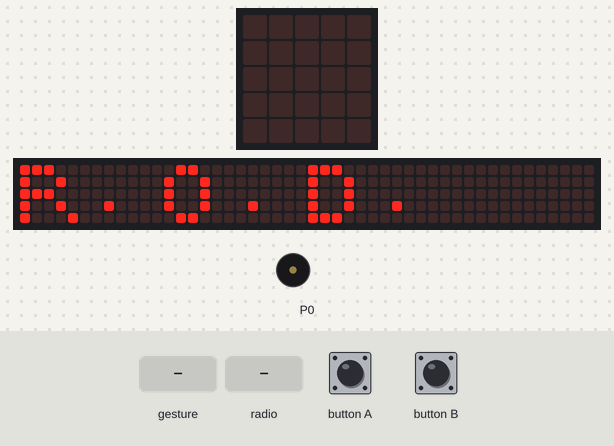
A program run on a simulated BBC micro:bit (MakeCode). Parts: the board's 5×5 LED display, a strip that is not on the board, showing the scrolling text unrolled, buzzer (waves = sounding). The inputs (shaded band) are chosen by the test bench. A tilt is held for 1.5 s and a shake lasts 1 s, then the board lies face up again; the 48×5 strip is a reading aid, not a part: it shows the text the display is scrolling, unrolled, one strip-width of it at a time.

Above: at 5.6 s.
At 19.2 s:
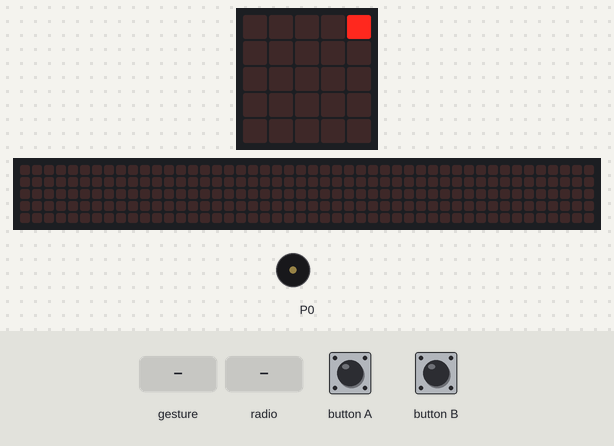
19.3 s: gesture 'free fall'
At 21.2 s:
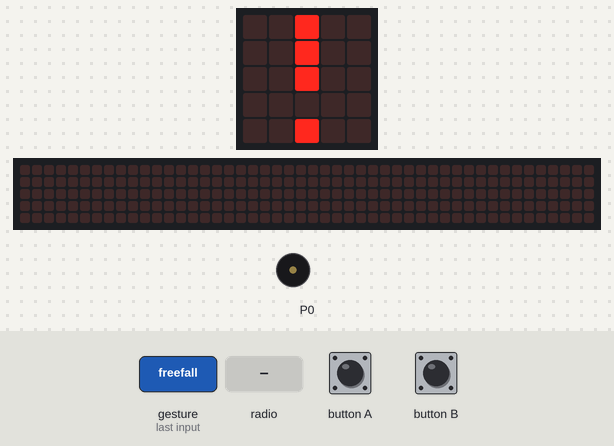
21.5 s: radio message "1" arrives
At 21.8 s:
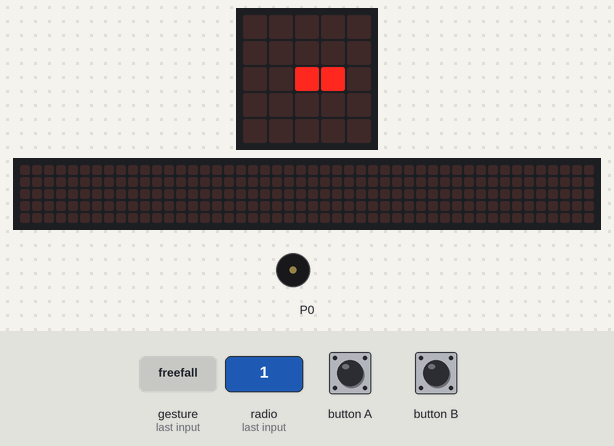
23.1 s: radio message ".-" arrives
At 23.3 s:
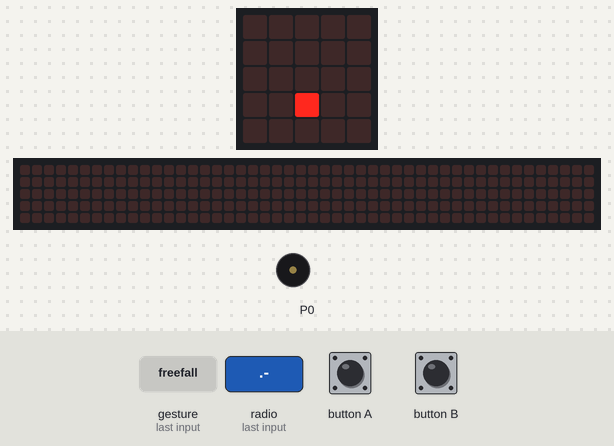
Timing chart, 0 to 26.1 s (numbered marks = the images above; inputs shaded):
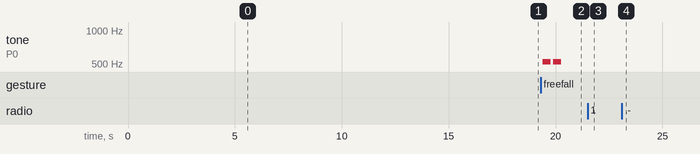

Measured:
- after the input at 19.3 s, tone on P0: alternates 523 Hz for 0.37 s and silent for 0.13 s, 4 changes in all, then stays silent, starting after 0.10 s; the display: first differs from a run without the input after 1.1 s (image 2)
- after the input at 21.5 s, the display: changes after 0.10 s (image 3)
- after the input at 23.1 s, the display: changes at once (image 4)
- what the display in image 0 shows lasts 0.7 s, from 5.6 s to 6.3 s
- what the display in image 3 shows lasts 0.4 s, from 21.6 s to 22.0 s

The program:

main.ts
```typescript
radio.onReceivedNumber(function (receivedNumber) {
    basic.showLeds(`
        . . . . .
        . . . . .
        . . # # .
        . . . . .
        . . . . .
        `)
    basic.clearScreen()
})
input.onGesture(Gesture.FreeFall, function () {
    music.play(music.stringPlayable("C5 C5 C5 - C5 C5 C5 - ", 500), music.PlaybackMode.UntilDone)
    basic.showLeds(`
        . . # . .
        . . # . .
        . . # . .
        . . . . .
        . . # . .
        `)
    basic.clearScreen()
    basic.showLeds(`
        . . # . .
        . . # . .
        . . # . .
        . . . . .
        . . # . .
        `)
    basic.clearScreen()
    basic.showLeds(`
        . . # . .
        . . # . .
        . . # . .
        . . . . .
        . . # . .
        `)
    basic.clearScreen()
})
input.onButtonPressed(Button.A, function () {
    let _1 = 0
    radio.sendNumber(_1)
})
radio.onReceivedString(function (receivedString) {
    basic.showLeds(`
        . . . . .
        . . . . .
        . . . . .
        . . # . .
        . . . . .
        `)
    basic.clearScreen()
})
input.onButtonPressed(Button.B, function () {
    radio.sendString(".-")
})
basic.showString("R.O.D.")
basic.clearScreen()
basic.showString("!BOOTING UP!")
loops.everyInterval(1000, function () {
    basic.showLeds(`
        . . . . #
        . . . . .
        . . . . .
        . . . . .
        . . . . .
        `)
    basic.clearScreen()
})
basic.forever(function () {
    radio.setGroup(142)
    music.setVolume(127)
})
```

test.ts
```typescript
// testit kuuluvat tänne; tätä ei koota, kun tätä pakettia käytetään laajennuksena.
```
